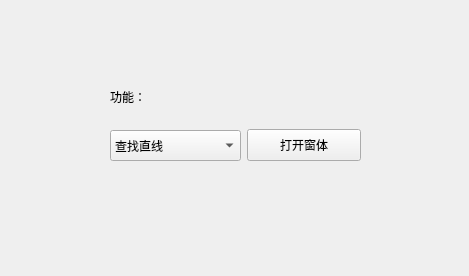
<?xml version="1.0" encoding="UTF-8"?>
<ui version="4.0">
 <class>CMvTestWidget</class>
 <widget class="QWidget" name="CMvTestWidget">
  <property name="geometry">
   <rect>
    <x>0</x>
    <y>0</y>
    <width>469</width>
    <height>276</height>
   </rect>
  </property>
  <property name="windowTitle">
   <string>功能汇总测试界面</string>
  </property>
  <widget class="QWidget" name="widget" native="true">
   <property name="geometry">
    <rect>
     <x>110</x>
     <y>70</y>
     <width>251</width>
     <height>91</height>
    </rect>
   </property>
   <layout class="QHBoxLayout" name="horizontalLayout">
    <item>
     <layout class="QVBoxLayout" name="verticalLayout">
      <item>
       <widget class="QLabel" name="label_selectionFunction">
        <property name="minimumSize">
         <size>
          <width>111</width>
          <height>32</height>
         </size>
        </property>
        <property name="text">
         <string>功能：</string>
        </property>
       </widget>
      </item>
      <item>
       <widget class="QComboBox" name="comboBox_selectionFunction">
        <property name="minimumSize">
         <size>
          <width>131</width>
          <height>31</height>
         </size>
        </property>
        <property name="maximumSize">
         <size>
          <width>101</width>
          <height>16777215</height>
         </size>
        </property>
        <item>
         <property name="text">
          <string>查找直线</string>
         </property>
        </item>
        <item>
         <property name="text">
          <string>查找圆</string>
         </property>
        </item>
        <item>
         <property name="text">
          <string>图片裁剪</string>
         </property>
        </item>
        <item>
         <property name="text">
          <string>彩色转黑白</string>
         </property>
        </item>
        <item>
         <property name="text">
          <string>黑白转彩色</string>
         </property>
        </item>
        <item>
         <property name="text">
          <string>四则运算</string>
         </property>
        </item>
        <item>
         <property name="text">
          <string>Blob快速检测</string>
         </property>
        </item>
        <item>
         <property name="text">
          <string>颜色选定</string>
         </property>
        </item>
        <item>
         <property name="text">
          <string>KNN颜色选定</string>
         </property>
        </item>
        <item>
         <property name="text">
          <string>颜色区域</string>
         </property>
        </item>
        <item>
         <property name="text">
          <string>图片裁剪</string>
         </property>
        </item>
        <item>
         <property name="text">
          <string>图像旋转</string>
         </property>
        </item>
        <item>
         <property name="text">
          <string>公式算法处理</string>
         </property>
        </item>
        <item>
         <property name="text">
          <string>图像增强</string>
         </property>
        </item>
        <item>
         <property name="text">
          <string>加减法处理</string>
         </property>
        </item>
        <item>
         <property name="text">
          <string>乘除法处理</string>
         </property>
        </item>
        <item>
         <property name="text">
          <string>手动二值化</string>
         </property>
        </item>
        <item>
         <property name="text">
          <string>自适应二值化</string>
         </property>
        </item>
        <item>
         <property name="text">
          <string>去噪二值化</string>
         </property>
        </item>
        <item>
         <property name="text">
          <string>Canny边缘提取</string>
         </property>
        </item>
        <item>
         <property name="text">
          <string>图像缺陷</string>
         </property>
        </item>
        <item>
         <property name="text">
          <string>条码缺陷</string>
         </property>
        </item>
        <item>
         <property name="text">
          <string>图形缺陷</string>
         </property>
        </item>
        <item>
         <property name="text">
          <string>晶片缺陷</string>
         </property>
        </item>
        <item>
         <property name="text">
          <string>晶片主栅线</string>
         </property>
        </item>
        <item>
         <property name="text">
          <string>触点姿态缺陷</string>
         </property>
        </item>
        <item>
         <property name="text">
          <string>边缘缺陷</string>
         </property>
        </item>
        <item>
         <property name="text">
          <string>环胶缺陷</string>
         </property>
        </item>
        <item>
         <property name="text">
          <string>矩形胶缺陷</string>
         </property>
        </item>
        <item>
         <property name="text">
          <string>触点正反</string>
         </property>
        </item>
        <item>
         <property name="text">
          <string>圆环缺口</string>
         </property>
        </item>
        <item>
         <property name="text">
          <string>模板匹配</string>
         </property>
        </item>
        <item>
         <property name="text">
          <string>轮廓匹配</string>
         </property>
        </item>
        <item>
         <property name="text">
          <string>特征匹配</string>
         </property>
        </item>
       </widget>
      </item>
     </layout>
    </item>
    <item>
     <layout class="QVBoxLayout" name="verticalLayout_2">
      <item>
       <spacer name="verticalSpacer">
        <property name="orientation">
         <enum>Qt::Vertical</enum>
        </property>
        <property name="sizeHint" stdset="0">
         <size>
          <width>20</width>
          <height>40</height>
         </size>
        </property>
       </spacer>
      </item>
      <item>
       <widget class="QPushButton" name="pushButton_openWindow">
        <property name="minimumSize">
         <size>
          <width>80</width>
          <height>32</height>
         </size>
        </property>
        <property name="text">
         <string>打开窗体</string>
        </property>
       </widget>
      </item>
     </layout>
    </item>
   </layout>
  </widget>
 </widget>
 <resources/>
 <connections/>
</ui>
